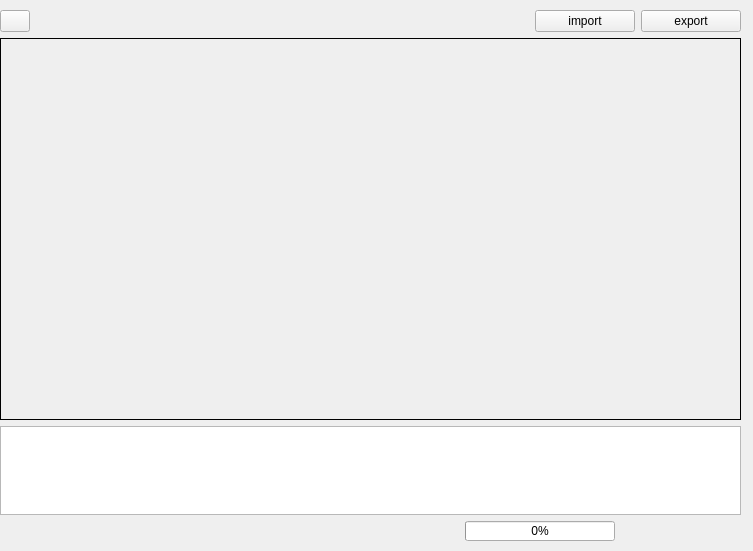
<?xml version="1.0" encoding="UTF-8"?>
<ui version="4.0">
 <class>ImageListWidget</class>
 <widget class="QWidget" name="ImageListWidget">
  <property name="geometry">
   <rect>
    <x>0</x>
    <y>0</y>
    <width>753</width>
    <height>551</height>
   </rect>
  </property>
  <property name="sizePolicy">
   <sizepolicy hsizetype="Expanding" vsizetype="Fixed">
    <horstretch>0</horstretch>
    <verstretch>0</verstretch>
   </sizepolicy>
  </property>
  <property name="windowTitle">
   <string>Form</string>
  </property>
  <widget class="QWidget" name="layoutWidget">
   <property name="geometry">
    <rect>
     <x>0</x>
     <y>10</y>
     <width>741</width>
     <height>531</height>
    </rect>
   </property>
   <layout class="QVBoxLayout" name="verticalLayout">
    <item>
     <layout class="QHBoxLayout" name="horizontalLayout">
      <item>
       <widget class="QPushButton" name="pushButton_show">
        <property name="sizePolicy">
         <sizepolicy hsizetype="Minimum" vsizetype="Minimum">
          <horstretch>0</horstretch>
          <verstretch>0</verstretch>
         </sizepolicy>
        </property>
        <property name="minimumSize">
         <size>
          <width>0</width>
          <height>0</height>
         </size>
        </property>
        <property name="maximumSize">
         <size>
          <width>30</width>
          <height>25</height>
         </size>
        </property>
        <property name="text">
         <string/>
        </property>
        <property name="icon">
         <iconset resource="../zasoby.qrc">
          <normaloff>:/icons/show.png</normaloff>:/icons/show.png</iconset>
        </property>
       </widget>
      </item>
      <item>
       <widget class="QLabel" name="label_Title">
        <property name="text">
         <string/>
        </property>
        <property name="alignment">
         <set>Qt::AlignCenter</set>
        </property>
       </widget>
      </item>
      <item>
       <widget class="QPushButton" name="pushButton_import">
        <property name="maximumSize">
         <size>
          <width>100</width>
          <height>25</height>
         </size>
        </property>
        <property name="text">
         <string>import</string>
        </property>
       </widget>
      </item>
      <item>
       <widget class="QPushButton" name="pushButton_export">
        <property name="maximumSize">
         <size>
          <width>100</width>
          <height>25</height>
         </size>
        </property>
        <property name="text">
         <string>export</string>
        </property>
       </widget>
      </item>
     </layout>
    </item>
    <item>
     <widget class="QLabel" name="label_image">
      <property name="minimumSize">
       <size>
        <width>0</width>
        <height>382</height>
       </size>
      </property>
      <property name="frameShape">
       <enum>QFrame::Panel</enum>
      </property>
      <property name="text">
       <string/>
      </property>
     </widget>
    </item>
    <item>
     <widget class="QListWidget" name="listWidget">
      <property name="sizePolicy">
       <sizepolicy hsizetype="Expanding" vsizetype="Expanding">
        <horstretch>0</horstretch>
        <verstretch>0</verstretch>
       </sizepolicy>
      </property>
      <property name="minimumSize">
       <size>
        <width>0</width>
        <height>76</height>
       </size>
      </property>
      <property name="maximumSize">
       <size>
        <width>16777215</width>
        <height>16777215</height>
       </size>
      </property>
     </widget>
    </item>
    <item>
     <layout class="QHBoxLayout" name="horizontalLayout_2">
      <item>
       <widget class="QLabel" name="label_info">
        <property name="sizePolicy">
         <sizepolicy hsizetype="Preferred" vsizetype="Fixed">
          <horstretch>0</horstretch>
          <verstretch>0</verstretch>
         </sizepolicy>
        </property>
        <property name="minimumSize">
         <size>
          <width>0</width>
          <height>0</height>
         </size>
        </property>
        <property name="maximumSize">
         <size>
          <width>16777215</width>
          <height>20</height>
         </size>
        </property>
        <property name="frameShape">
         <enum>QFrame::NoFrame</enum>
        </property>
        <property name="text">
         <string/>
        </property>
       </widget>
      </item>
      <item>
       <widget class="QProgressBar" name="progressBar">
        <property name="sizePolicy">
         <sizepolicy hsizetype="Minimum" vsizetype="Fixed">
          <horstretch>0</horstretch>
          <verstretch>0</verstretch>
         </sizepolicy>
        </property>
        <property name="maximumSize">
         <size>
          <width>150</width>
          <height>20</height>
         </size>
        </property>
        <property name="maximum">
         <number>100</number>
        </property>
        <property name="value">
         <number>0</number>
        </property>
       </widget>
      </item>
      <item>
       <widget class="QLabel" name="label_num">
        <property name="sizePolicy">
         <sizepolicy hsizetype="Preferred" vsizetype="Fixed">
          <horstretch>0</horstretch>
          <verstretch>0</verstretch>
         </sizepolicy>
        </property>
        <property name="minimumSize">
         <size>
          <width>0</width>
          <height>0</height>
         </size>
        </property>
        <property name="maximumSize">
         <size>
          <width>120</width>
          <height>20</height>
         </size>
        </property>
        <property name="frameShape">
         <enum>QFrame::NoFrame</enum>
        </property>
        <property name="text">
         <string/>
        </property>
        <property name="alignment">
         <set>Qt::AlignRight|Qt::AlignTrailing|Qt::AlignVCenter</set>
        </property>
       </widget>
      </item>
     </layout>
    </item>
   </layout>
  </widget>
 </widget>
 <resources>
  <include location="../zasoby.qrc"/>
 </resources>
 <connections/>
</ui>
